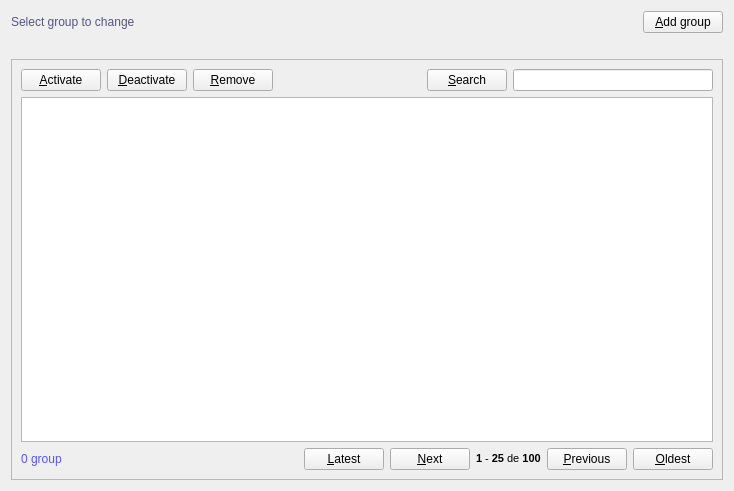
<?xml version="1.0" encoding="UTF-8"?>
<ui version="4.0">
 <class>Group</class>
 <widget class="QWidget" name="Group">
  <property name="geometry">
   <rect>
    <x>0</x>
    <y>0</y>
    <width>734</width>
    <height>491</height>
   </rect>
  </property>
  <property name="windowTitle">
   <string>Group</string>
  </property>
  <property name="windowIcon">
   <iconset resource="resources.qrc">
    <normaloff>:/default/static/default/icons/22x22/face-devilish.png</normaloff>:/default/static/default/icons/22x22/face-devilish.png</iconset>
  </property>
  <layout class="QGridLayout" name="gridLayout_2">
   <item row="0" column="0">
    <layout class="QHBoxLayout" name="horizontalLayout_2">
     <item>
      <widget class="QLabel" name="titleLabel">
       <property name="styleSheet">
        <string notr="true">color: rgb(85, 85, 127);
font: 75 14pt &quot;DejaVu Sans Mono&quot;;</string>
       </property>
       <property name="text">
        <string>Select group to change</string>
       </property>
      </widget>
     </item>
     <item>
      <spacer name="horizontalSpacer">
       <property name="orientation">
        <enum>Qt::Horizontal</enum>
       </property>
       <property name="sizeHint" stdset="0">
        <size>
         <width>40</width>
         <height>20</height>
        </size>
       </property>
      </spacer>
     </item>
     <item>
      <widget class="QPushButton" name="newPushButton">
       <property name="text">
        <string>&amp;Add group</string>
       </property>
       <property name="icon">
        <iconset resource="resources.qrc">
         <normaloff>:/default/static/default/icons/22x22/document-new.png</normaloff>:/default/static/default/icons/22x22/document-new.png</iconset>
       </property>
       <property name="shortcut">
        <string>Ctrl+N</string>
       </property>
      </widget>
     </item>
    </layout>
   </item>
   <item row="1" column="0">
    <widget class="QLabel" name="statusLabel">
     <property name="styleSheet">
      <string notr="true"/>
     </property>
     <property name="text">
      <string/>
     </property>
    </widget>
   </item>
   <item row="2" column="0">
    <widget class="QFrame" name="frame">
     <property name="frameShape">
      <enum>QFrame::StyledPanel</enum>
     </property>
     <property name="frameShadow">
      <enum>QFrame::Raised</enum>
     </property>
     <layout class="QGridLayout" name="gridLayout">
      <item row="0" column="0">
       <layout class="QHBoxLayout" name="horizontalLayout_3">
        <item>
         <widget class="QPushButton" name="activatePushButton">
          <property name="text">
           <string>&amp;Activate</string>
          </property>
          <property name="icon">
           <iconset resource="resources.qrc">
            <normaloff>:/default/static/default/icons/22x22/dialog-ok-apply.png</normaloff>:/default/static/default/icons/22x22/dialog-ok-apply.png</iconset>
          </property>
          <property name="shortcut">
           <string>Ctrl+E</string>
          </property>
         </widget>
        </item>
        <item>
         <widget class="QPushButton" name="deactivatePushButton">
          <property name="text">
           <string>&amp;Deactivate</string>
          </property>
          <property name="icon">
           <iconset resource="resources.qrc">
            <normaloff>:/default/static/default/icons/22x22/dialog-ok.png</normaloff>:/default/static/default/icons/22x22/dialog-ok.png</iconset>
          </property>
          <property name="shortcut">
           <string>Ctrl+Shift+E</string>
          </property>
         </widget>
        </item>
        <item>
         <widget class="QPushButton" name="removePushButton">
          <property name="text">
           <string>&amp;Remove</string>
          </property>
          <property name="icon">
           <iconset resource="resources.qrc">
            <normaloff>:/default/static/default/icons/22x22/edit-delete.png</normaloff>:/default/static/default/icons/22x22/edit-delete.png</iconset>
          </property>
          <property name="shortcut">
           <string>Ctrl+Del</string>
          </property>
         </widget>
        </item>
        <item>
         <spacer name="horizontalSpacer_2">
          <property name="orientation">
           <enum>Qt::Horizontal</enum>
          </property>
          <property name="sizeHint" stdset="0">
           <size>
            <width>40</width>
            <height>20</height>
           </size>
          </property>
         </spacer>
        </item>
        <item>
         <widget class="QPushButton" name="searchAdvancedPushButton">
          <property name="text">
           <string>&amp;Search</string>
          </property>
          <property name="icon">
           <iconset resource="resources.qrc">
            <normaloff>:/default/static/default/icons/22x22/page-zoom.png</normaloff>:/default/static/default/icons/22x22/page-zoom.png</iconset>
          </property>
          <property name="shortcut">
           <string>Ctrl+K</string>
          </property>
          <property name="checkable">
           <bool>false</bool>
          </property>
         </widget>
        </item>
        <item>
         <widget class="QLineEdit" name="searchLineEdit">
          <property name="minimumSize">
           <size>
            <width>200</width>
            <height>0</height>
           </size>
          </property>
          <property name="styleSheet">
           <string notr="true">color: rgb(170, 170, 255); 
font: oblique 8pt &quot;DejaVu Sans Mono&quot;;</string>
          </property>
          <property name="dragEnabled">
           <bool>true</bool>
          </property>
         </widget>
        </item>
       </layout>
      </item>
      <item row="1" column="0">
       <widget class="QTableView" name="groupTableView">
        <property name="alternatingRowColors">
         <bool>true</bool>
        </property>
        <property name="sortingEnabled">
         <bool>true</bool>
        </property>
       </widget>
      </item>
      <item row="2" column="0">
       <layout class="QHBoxLayout" name="horizontalLayout">
        <item>
         <widget class="QLabel" name="statusGroupTableViewLabel">
          <property name="styleSheet">
           <string notr="true">color: rgb(85, 85, 255);</string>
          </property>
          <property name="text">
           <string>0 group</string>
          </property>
         </widget>
        </item>
        <item>
         <spacer name="horizontalSpacer_4">
          <property name="orientation">
           <enum>Qt::Horizontal</enum>
          </property>
          <property name="sizeHint" stdset="0">
           <size>
            <width>40</width>
            <height>20</height>
           </size>
          </property>
         </spacer>
        </item>
        <item>
         <widget class="QPushButton" name="latestPushButton">
          <property name="text">
           <string>&amp;Latest</string>
          </property>
          <property name="icon">
           <iconset resource="resources.qrc">
            <normaloff>:/default/static/default/icons/22x22/go-previous-view.png</normaloff>:/default/static/default/icons/22x22/go-previous-view.png</iconset>
          </property>
          <property name="shortcut">
           <string>Ctrl+Shift+Left, Ctrl+Shift+PgUp</string>
          </property>
         </widget>
        </item>
        <item>
         <widget class="QPushButton" name="nextPushButton">
          <property name="text">
           <string>&amp;Next</string>
          </property>
          <property name="icon">
           <iconset resource="resources.qrc">
            <normaloff>:/default/static/default/icons/22x22/go-previous.png</normaloff>:/default/static/default/icons/22x22/go-previous.png</iconset>
          </property>
          <property name="shortcut">
           <string>Ctrl+Left, Ctrl+PgUp</string>
          </property>
         </widget>
        </item>
        <item>
         <widget class="QLabel" name="statusPaginationLabel">
          <property name="text">
           <string>&lt;!DOCTYPE HTML PUBLIC &quot;-//W3C//DTD HTML 4.0//EN&quot; &quot;http://www.w3.org/TR/REC-html40/strict.dtd&quot;&gt;
&lt;html&gt;&lt;head&gt;&lt;meta name=&quot;qrichtext&quot; content=&quot;1&quot; /&gt;&lt;style type=&quot;text/css&quot;&gt;
p, li { white-space: pre-wrap; }
&lt;/style&gt;&lt;/head&gt;&lt;body style=&quot; font-family:'DejaVu Sans Mono'; font-size:8pt; font-weight:400; font-style:normal;&quot;&gt;
&lt;p style=&quot; margin-top:0px; margin-bottom:0px; margin-left:0px; margin-right:0px; -qt-block-indent:0; text-indent:0px;&quot;&gt;&lt;span style=&quot; font-weight:600;&quot;&gt;1&lt;/span&gt; - &lt;span style=&quot; font-weight:600;&quot;&gt;25&lt;/span&gt; de &lt;span style=&quot; font-weight:600;&quot;&gt;100&lt;/span&gt;&lt;/p&gt;&lt;/body&gt;&lt;/html&gt;</string>
          </property>
         </widget>
        </item>
        <item>
         <widget class="QPushButton" name="previousPushButton">
          <property name="text">
           <string>&amp;Previous</string>
          </property>
          <property name="icon">
           <iconset resource="resources.qrc">
            <normaloff>:/default/static/default/icons/22x22/go-next.png</normaloff>:/default/static/default/icons/22x22/go-next.png</iconset>
          </property>
          <property name="shortcut">
           <string>Ctrl+Right, Ctrl+PgDown</string>
          </property>
         </widget>
        </item>
        <item>
         <widget class="QPushButton" name="oldestPushButton">
          <property name="text">
           <string>&amp;Oldest</string>
          </property>
          <property name="icon">
           <iconset resource="resources.qrc">
            <normaloff>:/default/static/default/icons/22x22/go-next-view.png</normaloff>:/default/static/default/icons/22x22/go-next-view.png</iconset>
          </property>
          <property name="shortcut">
           <string>Ctrl+Shift+Right, Ctrl+Shift+PgDown</string>
          </property>
         </widget>
        </item>
       </layout>
      </item>
     </layout>
    </widget>
   </item>
  </layout>
 </widget>
 <tabstops>
  <tabstop>groupTableView</tabstop>
  <tabstop>newPushButton</tabstop>
  <tabstop>activatePushButton</tabstop>
  <tabstop>deactivatePushButton</tabstop>
  <tabstop>removePushButton</tabstop>
  <tabstop>searchAdvancedPushButton</tabstop>
  <tabstop>searchLineEdit</tabstop>
  <tabstop>latestPushButton</tabstop>
  <tabstop>nextPushButton</tabstop>
  <tabstop>previousPushButton</tabstop>
  <tabstop>oldestPushButton</tabstop>
 </tabstops>
 <resources>
  <include location="resources.qrc"/>
 </resources>
 <connections/>
</ui>
